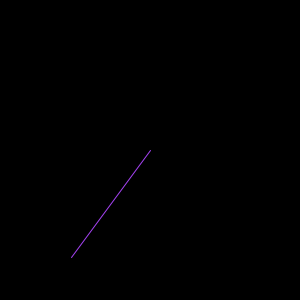
Frame 1 (no input)
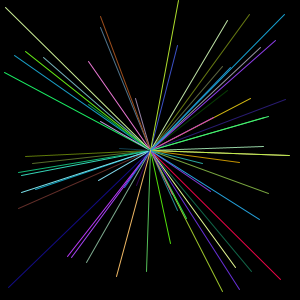
Frame 60 (the mouse pressed at the canvas centre just before this capture)
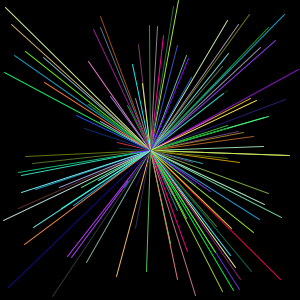
Frame 120 (the mouse held since frame 60 and released just before this capture)

The Processing sketch that drew these frames (run headless with seeded random() and noise(); from frame 60 on, the mouse is pressed at the canvas centre):

// Processing sketch: processing_126456
// ── processing_126456.pde

void setup(){

  size(300,300);
  background(0);
}

void draw(){
  stroke(random(255),random(255),random(255));
  line(150,150,random(300),random(300));
  

}
